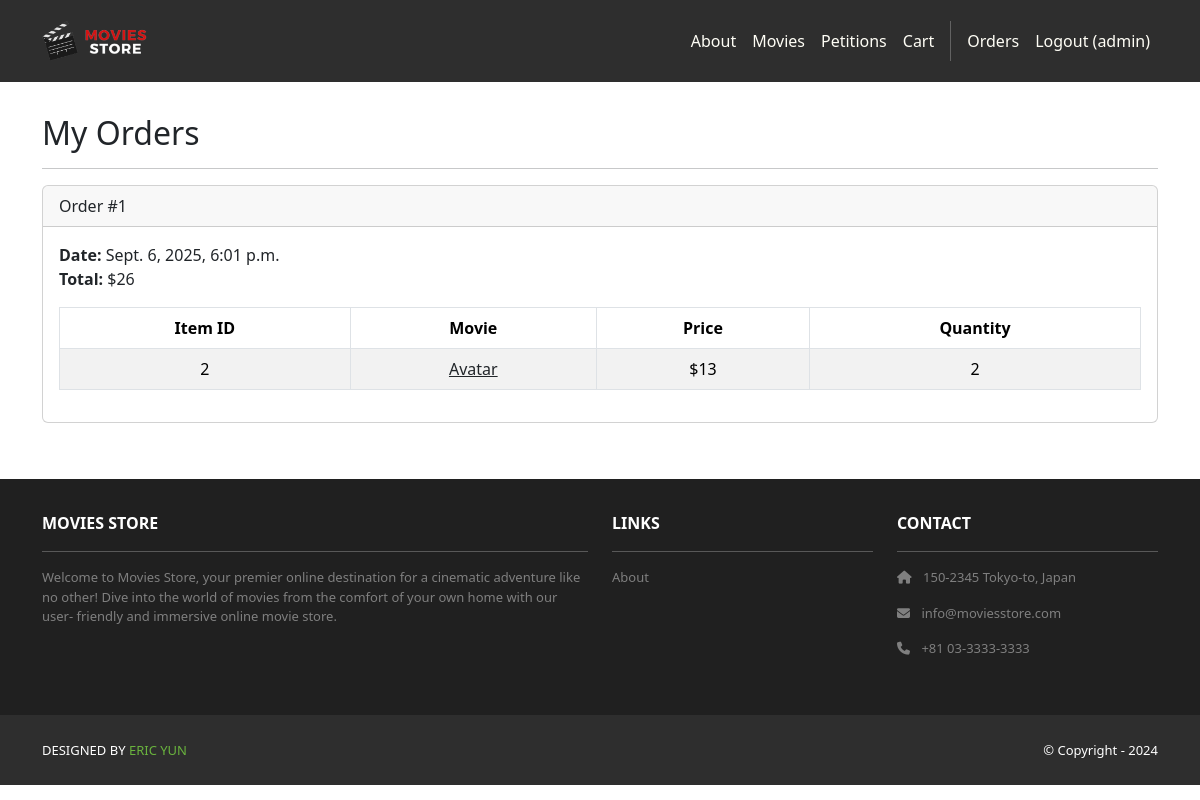
The page /accounts/orders/ (signed in) on the database as committed earlier.
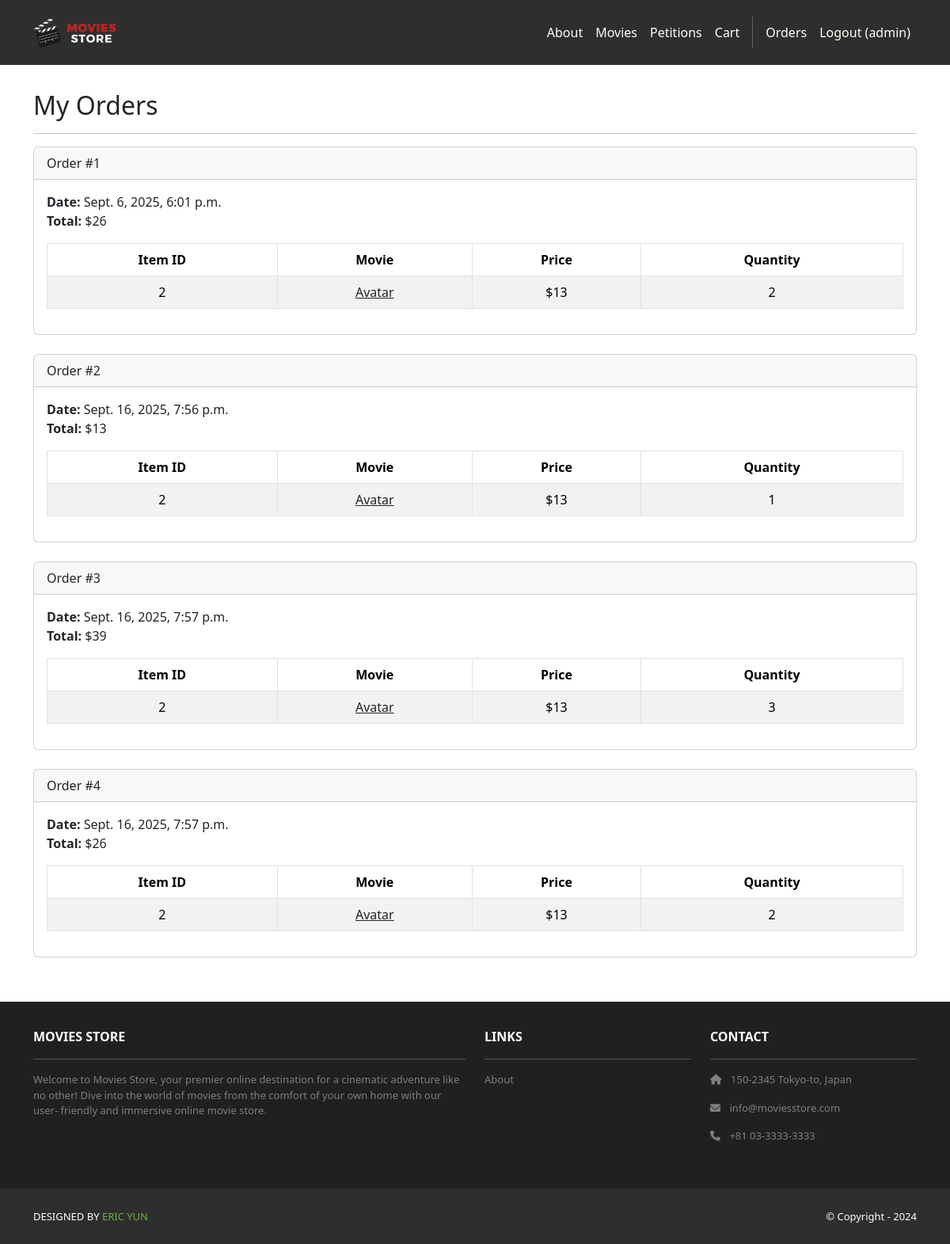
The same page on the database as committed later.
### cart/models.py (models this page shows, shortened)
class Order(models.Model):
    id = models.AutoField(primary_key=True)
    total = models.IntegerField()
    date = models.DateTimeField(auto_now_add=True)
    user = models.ForeignKey(User,
        on_delete=models.CASCADE)

class Item(models.Model):
    id = models.AutoField(primary_key=True)
    price = models.IntegerField()
    quantity = models.IntegerField()
    order = models.ForeignKey(Order,
        on_delete=models.CASCADE)
    movie = models.ForeignKey(Movie,
        on_delete=models.CASCADE)

### movies/models.py (models this page shows, shortened)
class Movie(models.Model):
    id = models.AutoField(primary_key=True)
    name = models.CharField(max_length=255)
    price = models.IntegerField()
    description = models.TextField()
    image = models.ImageField(upload_to='movie_images/')
    stock = models.PositiveIntegerField(default=1)

### accounts/views.py (the view)
# urls.py: path('orders/', views.orders, name='accounts.orders'),
@login_required
def orders(request):
    template_data = {}
    template_data['title'] = 'Orders'
    template_data['orders'] = request.user.order_set.all()
    return render(request, 'accounts/orders.html',
        {'template_data': template_data})

### accounts/templates/accounts/orders.html
{% extends 'base.html' %}
{% block content %}
<div class="p-3">
  <div class="container">
    <div class="row mt-3">
      <div class="col mx-auto mb-3">
        <h2>My Orders</h2>
        <hr />
        {% for order in template_data.orders %}
        <div class="card mb-4">
          <div class="card-header">
            Order #{{ order.id }}
          </div>
          <div class="card-body">
            <b>Date:</b> {{ order.date }}<br />
            <b>Total:</b> ${{ order.total }}<br />
            <table class="table table-bordered
              table-striped text-center mt-3">
              <thead>
                <tr>
                  <th scope="col">Item ID</th>
                  <th scope="col">Movie</th>
                  <th scope="col">Price</th>
                  <th scope="col">Quantity</th>
                </tr>
              </thead>
              <tbody>
                {% for item in order.item_set.all %}
                <tr>
                  <td>{{ item.movie.id }}</td>
                  <td>
                    <a class="link-dark"
                      href="{% url 'movies.show'
                      id=item.movie.id %}">
                      {{ item.movie.name }}
                    </a>
                  </td>
                  <td>${{ item.movie.price }}</td>
                  <td>{{ item.quantity }}</td>
                </tr>
                {% endfor %}
              </tbody>
            </table>
          </div>
        </div>
        {% endfor %}
      </div>
    </div>
  </div>
</div>
{% endblock content %}

### moviesstore/templates/base.html (shortened to what this page needs)
<!DOCTYPE html>
<html>
  {% load static %}
  <head>
    <link href=
      "https://cdn.jsdelivr.net/npm/bootstrap@5.3.3/dist/css/bootstrap.min.css" rel="stylesheet"
>
    <link rel="stylesheet"
          href="https://cdnjs.cloudflare.com/ajax/libs/font-awesome/6.1.1/css/all.min.css">
    <link rel="stylesheet" type="text/css"
          href="{% static 'css/style.css' %}">
  </head>
  <body>
    <nav class="p-3 navbar navbar-dark bg-dark
         navbar-expand-lg">
      <div class="container">
        <a class="navbar-brand"
           href="{% url 'home.index' %}">
          <img src="{% static 'img/logo.png' %}" alt="logo"
               height="40" />
        </a>
        <div class="collapse navbar-collapse"
             id="navbarNavAltMarkup">
          <div class="navbar-nav ms-auto navbar-ml">
            <a class="nav-link"
               href="{% url 'home.about' %}">About</a>
            <a class="nav-link"
              href="{% url 'movies.index' %}">Movies</a>
            <a class="nav-link"
              href="{% url 'petitions:index' %}">Petitions</a>
            <a class="nav-link"
              href="{% url 'cart.index' %}">Cart</a>
            {% if user.is_authenticated %}
            <a class="nav-link"
              href="{% url 'accounts.orders' %}">Orders
            </a>
            <a class="nav-link"
              href="{% url 'accounts.logout' %}">Logout ({{ user.username }})</a>
            {% else %}
            <a class="nav-link"
              href="{% url 'accounts.login' %}">Login</a>
            <a class="nav-link"
              href="{% url 'accounts.signup' %}">Sign Up
            </a>
            {% endif %}
          </div>
        </div>
      </div>
    </nav>
    <div>
      {% block content %}
      {% endblock content %}
    </div>
    <section class="p-3 ms-footer d-none d-md-block">
      <div class="container">
        <div class="row mt-3 text-white">
          <div class="col-md-6 col-lg-6 col-xl-6
               mx-auto mb-4">
            <b>MOVIES STORE</b>
            <hr />
            <p>
              Welcome to Movies Store, your premier online
              destination for a cinematic adventure like no
              other! Dive into the world of movies from the
              comfort of your own home with our user-
              friendly and immersive online movie store.
            </p>
          </div>
          <div class="col-md-3 col-lg-3 col-xl-3
               mx-auto mb-4">
            <b>LINKS</b>
            <hr />
            <p><a class="nav-link"
              href="{% url 'home.about' %}">
              About
            </a></p>
          </div>
          <div class="col-md-3 col-lg-3 col-xl-3 mx-auto
               mb-4">
            <b>CONTACT</b>
            <hr />
            <p><i class="fas fa-home me-2"></i>
              150-2345 Tokyo-to, Japan
            </p>
            <p><i class="fas fa-envelope me-2"></i>
              info@moviesstore.com
            </p>
            <p><i class="fas fa-phone me-2"></i>
              +81 03-3333-3333
            </p>
          </div>
        </div>
      </div>
    </section>
    <section class="p-3 ms-footer-bottom bg-dark">
      <div class="container d-flex
           justify-content-between">
        <div class="me-5 text-white">
          <span>DESIGNED BY
            <a href="https://www.x.com/danielgarax"
            target="_blank">ERIC YUN</a>
          </span>
        </div>
        <div class="text-white">
          <span>© Copyright - 2024</span>
        </div>
      </div>
    </section>
  </body>
</html>

### moviesstore/static/css/style.css (style rules this page uses)
.navbar a.nav-link { color: #FFFEF6 !important; }
.bg-dark { background-color: #2E2E2E !important; }
.ms-footer { background-color: #202020; }
.ms-footer p { color: #7F7F7F; font-size: 13px; }
.ms-footer-bottom span { font-size: 13px; line-height: 38px; }
.ms-footer-bottom a { color: #6ab43e; text-decoration: none; }

Rows that differ between the two databases and show on the page:
added Order: id "2", date "Sept. 16, 2025, 7:56 p.m.", total "13"
added Item: movie.id "2", movie.name "Avatar", movie.price "13", quantity "1"
added Order: id "3", date "Sept. 16, 2025, 7:57 p.m.", total "39"
added Item: movie.id "2", movie.name "Avatar", movie.price "13", quantity "3"
added Order: id "4", date "Sept. 16, 2025, 7:57 p.m.", total "26"
added Item: movie.id "2", movie.name "Avatar", movie.price "13", quantity "2", shown under "4"
